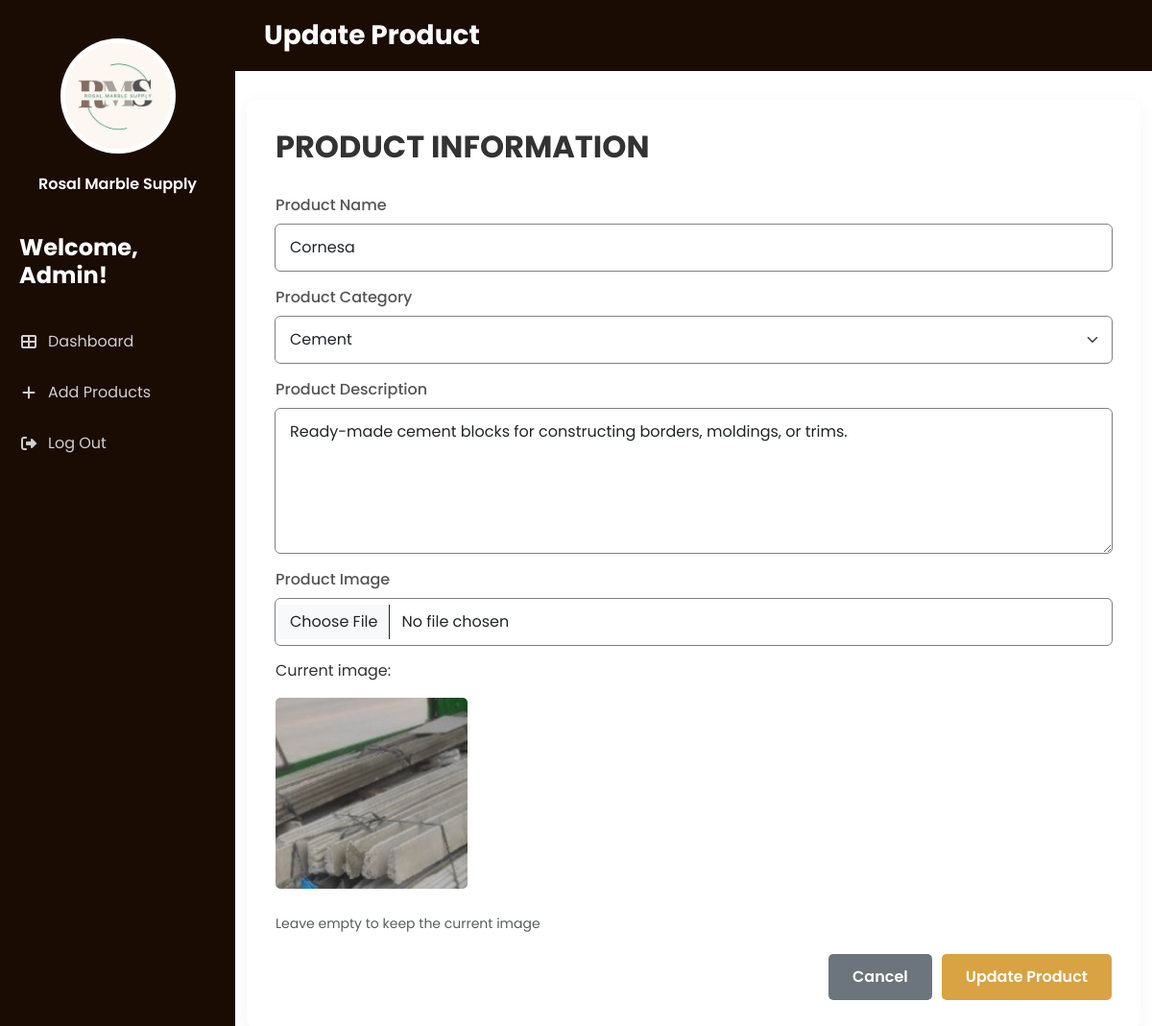
The page /admin-update.php?edit=1 (signed in) on the database its author committed.
### tables this page shows
CREATE TABLE `products` (
  `product_id` bigint(20) NOT NULL,
  `product_name` varchar(100) NOT NULL,
  `category` varchar(25) NOT NULL,
  `product_description` varchar(1000) NOT NULL,
  `product_image` varchar(100) NOT NULL
);

### admin-update.php (the view, shortened to what this page needs)
<?php
include("connection.php");
$id = $_GET['edit'];
$select = mysqli_query($con, "SELECT * FROM products WHERE product_id = $id");
$row = mysqli_fetch_assoc($select);
?>
<!DOCTYPE html>
<html lang="en">
<head>
    <link href="https://cdn.jsdelivr.net/npm/bootstrap@5.3.0/dist/css/bootstrap.min.css" rel="stylesheet">
    <link rel="stylesheet" href="https://cdnjs.cloudflare.com/ajax/libs/font-awesome/6.4.0/css/all.min.css">
    <link rel="stylesheet" href="styles.css">
</head>
<body>
    <div class="admin-container">
        <div class="sidebar">
            <div class="logo-container">
                <img src="images/rosal_marble_supply-logo.jpg" alt="RMS Logo" class="admin-logo">
                <div class="company-name">Rosal Marble Supply</div>
            </div>
            <div class="admin-welcome">
                <h2>Welcome, Admin!</h2>
            </div>
            <nav class="admin-nav">
                <ul>
                    <li><a href="admin-dashboard.php"><i class="fas fa-th-large"></i> Dashboard</a></li>
                    <li><a href="add-product.php"><i class="fas fa-plus"></i> Add Products</a></li>
                    <li><a href="logout.php"><i class="fas fa-sign-out-alt"></i> Log Out</a></li>
                </ul>
            </nav>
        </div>
        <div class="main-content">
            <header class="admin-header">
                <h1>Update Product</h1>
            </header>
            <div class="container">
                <div class="form-container">
                    <h2 class="form-title">Product Information</h2>
                    <form action="" method="POST" enctype="multipart/form-data">
                        <div class="mb-3">
                            <label for="product_name" class="form-label">Product Name</label>
                            <input type="text" class="form-control" id="product_name" name="product_name" required value="<?php echo $row['product_name']; ?>">
                        </div>
                        <div class="mb-3">
                            <label for="category" class="form-label">Product Category</label>
                            <select class="form-select" id="category" name="category">
                                <option <?php if($row['category'] == 'Cement') echo 'selected'; ?>>Cement</option>
                            </select>
                        </div>
                        <div class="mb-3">
                            <label for="product_description" class="form-label">Product Description</label>
                            <textarea class="form-control" id="product_description" name="product_description" rows="4" required><?php echo $row['product_description']; ?></textarea>
                        </div>
                        <div class="mb-4">
                            <label for="product_image" class="form-label">Product Image</label>
                            <input class="form-control" type="file" id="product_image" name="product_image" accept="image/*">
                        <?php if(!empty($row['product_image'])): ?>
                            <div class="mt-2">
                                <p>Current image:</p>
                                <img class = "product-image-admin" src="uploads/<?php echo $row['product_image']; ?>">
                            </div>
                            <?php endif; ?>
                        </div>
                            <small class="text-muted">Leave empty to keep the current image</small>
                        <div class="form-actions">
                            <a href="admin-dashboard.php" class="btn btn-cancel">Cancel</a>
                            <button type="submit" class="btn btn-submit" name="update_product">Update Product</button>
                        </div>
                    </form>
                </div>
            </div>
        </div>
    </div>
</body>
</html>

### styles.css (style rules this page uses)
body { color: #fff; font-family: "Poppins"; }
.form-title { font-size: 32px; font-weight: bold; margin-bottom: 30px; text-transform: uppercase; }
.form-control, .form-select { background-color: white; border: none; padding: 12px 15px; font-size: 16px; border-radius: 5px; margin-bottom: 15px; }
textarea.form-control { min-height: 150px; resize: vertical; outline: 1px solid gray; }
input.form-control { outline: 1px solid gray; }
select#category { outline: 1px solid gray; }
.admin-logo { width: 120px; height: 120px; border-radius: 50%; margin-bottom: 20px; background-color: white; padding: 5px; }
.company-name { font-size: 16px; font-weight: 600; text-align: center; }
.admin-container { display: flex; min-height: 100vh; }
.sidebar { width: 245px; background-color: #1A0C02; color: white; padding: 20px 0; display: flex; flex-direction: column; }
.logo-container { display: flex; flex-direction: column; align-items: center; padding: 20px; margin-bottom: 20px; }
.admin-welcome { padding: 0 20px; margin-bottom: 30px; }
.admin-welcome h2 { font-size: 24px; font-weight: 700; margin: 0; }
.admin-nav ul { list-style: none; padding: 0; margin: 0; }
.admin-nav li { margin-bottom: 5px; }
.admin-nav a { display: flex; align-items: center; padding: 12px 20px; color: rgba(255, 255, 255, 0.8); text-decoration: none; transition: all 0.3s ease; }
.admin-nav i { margin-right: 10px; width: 20px; text-align: center; }
.main-content { flex: 1; padding: 0; overflow-x: hidden; }
.admin-header { background-color: #1A0C02; color: white; padding: 20px 30px; margin-bottom: 30px; }
.admin-header h1 { margin: 0; font-size: 28px; font-weight: 700; }
.product-image-admin { max-width: 200px; max-height: 200px; border-radius: 5px; }
.form-container { background-color: white; border-radius: 10px; box-shadow: 0 4px 20px rgba(0, 0, 0, 0.05); padding: 30px; color: #333; }
.form-label { font-weight: 500; color: #555; margin-bottom: 8px; }
.btn-submit { background-color: #D9A243; border: none; color: white; font-weight: 600; padding: 12px 25px; border-radius: 5px; transition: background-color 0.3s; }
.btn-cancel { background-color: #6c757d; border: none; color: white; font-weight: 600; padding: 12px 25px; border-radius: 5px; margin-right: 10px; transition: background-color 0.3s; }
.form-actions { display: flex; justify-content: flex-end; margin-top: 20px; }

### rows shown on the page
products: product_name "Cornesa", category "Cement", product_description "Ready-made cement blocks for constructing borders, moldings, or trims.", product_image (picture)
